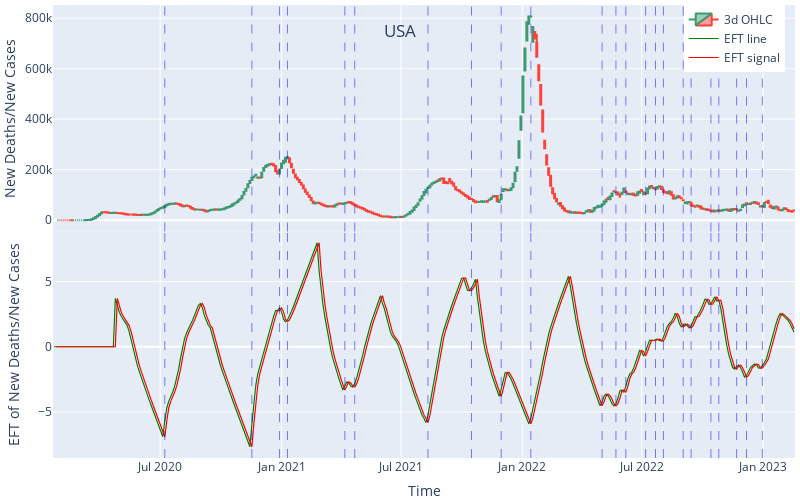

This figure's notebook cell:
### Markdown cell above
## Plot EFT

### Code cell
# Plot, Create traces
fig = make_subplots(rows=2, cols=1,
                    shared_xaxes=True,
                    vertical_spacing=[0, 0.02][0])
fig.add_trace(go.Candlestick(x=dfohlc.index,
                             open=dfohlc['open'],
                             high=dfohlc['high'],
                             low=dfohlc['low'],
                             close=dfohlc['close'],
                             name=str(sets.sample_time)+' OHLC'),
             row=1, col=1)
fig.add_trace(go.Scatter(x=dfEFT.index, 
                         y=dfEFT['line'].values,
                         mode='lines', name='EFT line',
                         line=dict(color='green', width=1.2)),
             row=2, col=1)
fig.add_trace(go.Scatter(x=dfEFT.index,
                         y=dfEFT['signal'].values,
                         mode='lines', name='EFT signal',
                         line=dict(color='red', width=1.2)),
             row=2, col=1) # mode='lines+markers'

# Plot a vertical line for each EFT upward crossover.
if sets.df_type == 1:
    min_times = min_times_cases 
elif sets.df_type == 2:
    min_times = min_times_deaths
elif sets.df_type == 7:
    min_times = min_times_death_per_case
else:
    min_times = min_times_cases
    
for idate in min_times:
    fig.add_vline(x=idate, line_width=0.5, line_dash="dash", line_color="blue")

fig.update_xaxes(title_text="", row=1, col=1, rangeslider_visible=False)
fig.update_xaxes(title_text="Time", row=2, col=1, rangeslider_visible=False)
fig.update_yaxes(title_text={1:"New Cases", 2:"New Deaths", 3:"TPR",
                             4:"Cum Sum of Cases", 5:"Cum Sum of Deaths", 6:"Cum Sum of Vacs",
                             7:"New Deaths/New Cases"}[sets.df_type], row=1, col=1)
fig.update_yaxes(title_text={1:"EFT of New Cases", 2:"EFT of New Deaths", 3:"EFT of TPR",
                             4:"EFT(Cum Cases)", 5:"EFT(Cum Deaths)", 6:"EFT(Cum Vacs)",
                             7:"EFT of New Deaths/New Cases"}[sets.df_type], row=2, col=1)
fig.update_layout(height=500, width=800) # title_text="Covid-19"
#fig.update_layout(paper_bgcolor='white', plot_bgcolor='white')
#fig.update_layout(xaxis_showgrid=False, yaxis_showgrid=False)
fig.update_layout(title_text=country_name, title_x=0.5, title_y=0.95)
fig.update_layout(legend=dict(x=0.85,y=1,traceorder="normal"))
fig.update_layout(margin=dict(l=0, r=5, t=5, b=0)) # Tight layout.
fig.show()

# Save plot file
fig.write_image(output_path+today+"_"+country+sets.file_name+"_EFT.pdf")
fig.write_image(output_path+today+"_"+country+sets.file_name+"_EFT.svg")

# Alternative EFT plot.
#plot_fisher(dfEFT['line'], dfEFT['signal'])

### Figure 1 — Plotly figure (JSON) as saved in the notebook; plotly's stock layout.template omitted (floating-point values rounded to 4 significant figures; data arrays with more than 128 entries replaced by an {"elided": "..."} marker saying what was removed)
{"data": [{"close": {"elided": "375 float values"}, "high": {"elided": "375 float values"}, "low": {"elided": "375 float values"}, "name": "3d OHLC", "open": {"elided": "375 float values"}, "type": "candlestick", "x": {"elided": "375 str values"}, "xaxis": "x", "yaxis": "y"}, {"line": {"color": "green", "width": 1.2}, "mode": "lines", "name": "EFT line", "type": "scatter", "x": {"elided": "375 str values"}, "xaxis": "x2", "y": {"elided": "375 float values"}, "yaxis": "y2"}, {"line": {"color": "red", "width": 1.2}, "mode": "lines", "name": "EFT signal", "type": "scatter", "x": {"elided": "375 str values"}, "xaxis": "x2", "y": {"elided": "375 float values"}, "yaxis": "y2"}], "layout": {"height": 500, "legend": {"traceorder": "normal", "x": 0.85, "y": 1}, "margin": {"b": 0, "l": 0, "r": 5, "t": 5}, "shapes": [{"line": {"color": "blue", "dash": "dash", "width": 0.5}, "type": "line", "x0": "2020-07-08", "x1": "2020-07-08", "xref": "x", "y0": 0, "y1": 1, "yref": "y domain"}, {"line": {"color": "blue", "dash": "dash", "width": 0.5}, "type": "line", "x0": "2020-07-08", "x1": "2020-07-08", "xref": "x2", "y0": 0, "y1": 1, "yref": "y2 domain"}, {"line": {"color": "blue", "dash": "dash", "width": 0.5}, "type": "line", "x0": "2020-11-17", "x1": "2020-11-17", "xref": "x", "y0": 0, "y1": 1, "yref": "y domain"}, {"line": {"color": "blue", "dash": "dash", "width": 0.5}, "type": "line", "x0": "2020-11-17", "x1": "2020-11-17", "xref": "x2", "y0": 0, "y1": 1, "yref": "y2 domain"}, {"line": {"color": "blue", "dash": "dash", "width": 0.5}, "type": "line", "x0": "2020-12-29", "x1": "2020-12-29", "xref": "x", "y0": 0, "y1": 1, "yref": "y domain"}, {"line": {"color": "blue", "dash": "dash", "width": 0.5}, "type": "line", "x0": "2020-12-29", "x1": "2020-12-29", "xref": "x2", "y0": 0, "y1": 1, "yref": "y2 domain"}, {"line": {"color": "blue", "dash": "dash", "width": 0.5}, "type": "line", "x0": "2021-01-10", "x1": "2021-01-10", "xref": "x", "y0": 0, "y1": 1, "yref": "y domain"}, {"line": {"color": "blue", "dash": "dash", "width": 0.5}, "type": "line", "x0": "2021-01-10", "x1": "2021-01-10", "xref": "x2", "y0": 0, "y1": 1, "yref": "y2 domain"}, {"line": {"color": "blue", "dash": "dash", "width": 0.5}, "type": "line", "x0": "2021-04-07", "x1": "2021-04-07", "xref": "x", "y0": 0, "y1": 1, "yref": "y domain"}, {"line": {"color": "blue", "dash": "dash", "width": 0.5}, "type": "line", "x0": "2021-04-07", "x1": "2021-04-07", "xref": "x2", "y0": 0, "y1": 1, "yref": "y2 domain"}, {"line": {"color": "blue", "dash": "dash", "width": 0.5}, "type": "line", "x0": "2021-04-22", "x1": "2021-04-22", "xref": "x", "y0": 0, "y1": 1, "yref": "y domain"}, {"line": {"color": "blue", "dash": "dash", "width": 0.5}, "type": "line", "x0": "2021-04-22", "x1": "2021-04-22", "xref": "x2", "y0": 0, "y1": 1, "yref": "y2 domain"}, {"line": {"color": "blue", "dash": "dash", "width": 0.5}, "type": "line", "x0": "2021-08-11", "x1": "2021-08-11", "xref": "x", "y0": 0, "y1": 1, "yref": "y domain"}, {"line": {"color": "blue", "dash": "dash", "width": 0.5}, "type": "line", "x0": "2021-08-11", "x1": "2021-08-11", "xref": "x2", "y0": 0, "y1": 1, "yref": "y2 domain"}, {"line": {"color": "blue", "dash": "dash", "width": 0.5}, "type": "line", "x0": "2021-10-16", "x1": "2021-10-16", "xref": "x", "y0": 0, "y1": 1, "yref": "y domain"}, {"line": {"color": "blue", "dash": "dash", "width": 0.5}, "type": "line", "x0": "2021-10-16", "x1": "2021-10-16", "xref": "x2", "y0": 0, "y1": 1, "yref": "y2 domain"}, {"line": {"color": "blue", "dash": "dash", "width": 0.5}, "type": "line", "x0": "2021-11-30", "x1": "2021-11-30", "xref": "x", "y0": 0, "y1": 1, "yref": "y domain"}, {"line": {"color": "blue", "dash": "dash", "width": 0.5}, "type": "line", "x0": "2021-11-30", "x1": "2021-11-30", "xref": "x2", "y0": 0, "y1": 1, "yref": "y2 domain"}, {"line": {"color": "blue", "dash": "dash", "width": 0.5}, "type": "line", "x0": "2022-01-14", "x1": "2022-01-14", "xref": "x", "y0": 0, "y1": 1, "yref": "y domain"}, {"line": {"color": "blue", "dash": "dash", "width": 0.5}, "type": "line", "x0": "2022-01-14", "x1": "2022-01-14", "xref": "x2", "y0": 0, "y1": 1, "yref": "y2 domain"}, {"line": {"color": "blue", "dash": "dash", "width": 0.5}, "type": "line", "x0": "2022-05-02", "x1": "2022-05-02", "xref": "x", "y0": 0, "y1": 1, "yref": "y domain"}, {"line": {"color": "blue", "dash": "dash", "width": 0.5}, "type": "line", "x0": "2022-05-02", "x1": "2022-05-02", "xref": "x2", "y0": 0, "y1": 1, "yref": "y2 domain"}, {"line": {"color": "blue", "dash": "dash", "width": 0.5}, "type": "line", "x0": "2022-05-23", "x1": "2022-05-23", "xref": "x", "y0": 0, "y1": 1, "yref": "y domain"}, {"line": {"color": "blue", "dash": "dash", "width": 0.5}, "type": "line", "x0": "2022-05-23", "x1": "2022-05-23", "xref": "x2", "y0": 0, "y1": 1, "yref": "y2 domain"}, {"line": {"color": "blue", "dash": "dash", "width": 0.5}, "type": "line", "x0": "2022-06-07", "x1": "2022-06-07", "xref": "x", "y0": 0, "y1": 1, "yref": "y domain"}, {"line": {"color": "blue", "dash": "dash", "width": 0.5}, "type": "line", "x0": "2022-06-07", "x1": "2022-06-07", "xref": "x2", "y0": 0, "y1": 1, "yref": "y2 domain"}, {"line": {"color": "blue", "dash": "dash", "width": 0.5}, "type": "line", "x0": "2022-07-07", "x1": "2022-07-07", "xref": "x", "y0": 0, "y1": 1, "yref": "y domain"}, {"line": {"color": "blue", "dash": "dash", "width": 0.5}, "type": "line", "x0": "2022-07-07", "x1": "2022-07-07", "xref": "x2", "y0": 0, "y1": 1, "yref": "y2 domain"}, {"line": {"color": "blue", "dash": "dash", "width": 0.5}, "type": "line", "x0": "2022-07-22", "x1": "2022-07-22", "xref": "x", "y0": 0, "y1": 1, "yref": "y domain"}, {"line": {"color": "blue", "dash": "dash", "width": 0.5}, "type": "line", "x0": "2022-07-22", "x1": "2022-07-22", "xref": "x2", "y0": 0, "y1": 1, "yref": "y2 domain"}, {"line": {"color": "blue", "dash": "dash", "width": 0.5}, "type": "line", "x0": "2022-08-03", "x1": "2022-08-03", "xref": "x", "y0": 0, "y1": 1, "yref": "y domain"}, {"line": {"color": "blue", "dash": "dash", "width": 0.5}, "type": "line", "x0": "2022-08-03", "x1": "2022-08-03", "xref": "x2", "y0": 0, "y1": 1, "yref": "y2 domain"}, {"line": {"color": "blue", "dash": "dash", "width": 0.5}, "type": "line", "x0": "2022-09-02", "x1": "2022-09-02", "xref": "x", "y0": 0, "y1": 1, "yref": "y domain"}, {"line": {"color": "blue", "dash": "dash", "width": 0.5}, "type": "line", "x0": "2022-09-02", "x1": "2022-09-02", "xref": "x2", "y0": 0, "y1": 1, "yref": "y2 domain"}, {"line": {"color": "blue", "dash": "dash", "width": 0.5}, "type": "line", "x0": "2022-09-14", "x1": "2022-09-14", "xref": "x", "y0": 0, "y1": 1, "yref": "y domain"}, {"line": {"color": "blue", "dash": "dash", "width": 0.5}, "type": "line", "x0": "2022-09-14", "x1": "2022-09-14", "xref": "x2", "y0": 0, "y1": 1, "yref": "y2 domain"}, {"line": {"color": "blue", "dash": "dash", "width": 0.5}, "type": "line", "x0": "2022-10-14", "x1": "2022-10-14", "xref": "x", "y0": 0, "y1": 1, "yref": "y domain"}, {"line": {"color": "blue", "dash": "dash", "width": 0.5}, "type": "line", "x0": "2022-10-14", "x1": "2022-10-14", "xref": "x2", "y0": 0, "y1": 1, "yref": "y2 domain"}, {"line": {"color": "blue", "dash": "dash", "width": 0.5}, "type": "line", "x0": "2022-10-26", "x1": "2022-10-26", "xref": "x", "y0": 0, "y1": 1, "yref": "y domain"}, {"line": {"color": "blue", "dash": "dash", "width": 0.5}, "type": "line", "x0": "2022-10-26", "x1": "2022-10-26", "xref": "x2", "y0": 0, "y1": 1, "yref": "y2 domain"}, {"line": {"color": "blue", "dash": "dash", "width": 0.5}, "type": "line", "x0": "2022-11-22", "x1": "2022-11-22", "xref": "x", "y0": 0, "y1": 1, "yref": "y domain"}, {"line": {"color": "blue", "dash": "dash", "width": 0.5}, "type": "line", "x0": "2022-11-22", "x1": "2022-11-22", "xref": "x2", "y0": 0, "y1": 1, "yref": "y2 domain"}, {"line": {"color": "blue", "dash": "dash", "width": 0.5}, "type": "line", "x0": "2022-12-07", "x1": "2022-12-07", "xref": "x", "y0": 0, "y1": 1, "yref": "y domain"}, {"line": {"color": "blue", "dash": "dash", "width": 0.5}, "type": "line", "x0": "2022-12-07", "x1": "2022-12-07", "xref": "x2", "y0": 0, "y1": 1, "yref": "y2 domain"}, {"line": {"color": "blue", "dash": "dash", "width": 0.5}, "type": "line", "x0": "2022-12-31", "x1": "2022-12-31", "xref": "x", "y0": 0, "y1": 1, "yref": "y domain"}, {"line": {"color": "blue", "dash": "dash", "width": 0.5}, "type": "line", "x0": "2022-12-31", "x1": "2022-12-31", "xref": "x2", "y0": 0, "y1": 1, "yref": "y2 domain"}], "title": {"text": "USA", "x": 0.5, "y": 0.95}, "width": 800, "xaxis": {"anchor": "y", "domain": [0, 1], "matches": "x2", "rangeslider": {"visible": false}, "showticklabels": false, "title": {"text": ""}}, "xaxis2": {"anchor": "y2", "domain": [0, 1], "rangeslider": {"visible": false}, "title": {"text": "Time"}}, "yaxis": {"anchor": "x", "domain": [0.5, 1], "title": {"text": "New Deaths/New Cases"}}, "yaxis2": {"anchor": "x2", "domain": [0, 0.5], "title": {"text": "EFT of New Deaths/New Cases"}}}}
